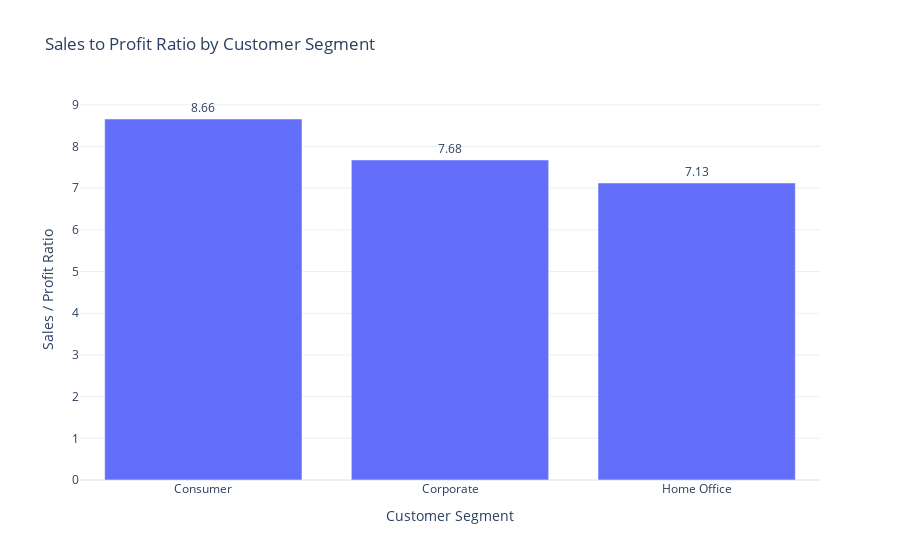

Source (notebook cell):
### Code cell
fig = px.bar(
    sales_segement_profit,
    x='Segment',
    y='Profit Ratio',
    title='Sales to Profit Ratio by Customer Segment',
    text='Profit Ratio'
)

fig.update_traces(
    texttemplate='%{text:.2f}',
    textposition='outside'
)

fig.update_layout(
    yaxis_title='Sales / Profit Ratio',
    xaxis_title='Customer Segment'
)

fig.show()

### Figure 1 — Plotly figure (JSON) as saved in the notebook; plotly's stock layout.template omitted (floating-point values rounded to 4 significant figures)
{"data": [{"hovertemplate": "Segment=%{x}<br>Profit Ratio=%{text}<extra></extra>", "legendgroup": "", "marker": {"color": "#636efa", "pattern": {"shape": ""}}, "name": "", "orientation": "v", "showlegend": false, "text": [8.659, 7.677, 7.125], "textposition": "outside", "texttemplate": "%{text:.2f}", "type": "bar", "x": ["Consumer", "Corporate", "Home Office"], "xaxis": "x", "y": [8.659, 7.677, 7.125], "yaxis": "y"}], "layout": {"barmode": "relative", "legend": {"tracegroupgap": 0}, "title": {"text": "Sales to Profit Ratio by Customer Segment"}, "xaxis": {"anchor": "y", "domain": [0, 1], "title": {"text": "Customer Segment"}}, "yaxis": {"anchor": "x", "domain": [0, 1], "title": {"text": "Sales / Profit Ratio"}}}}
